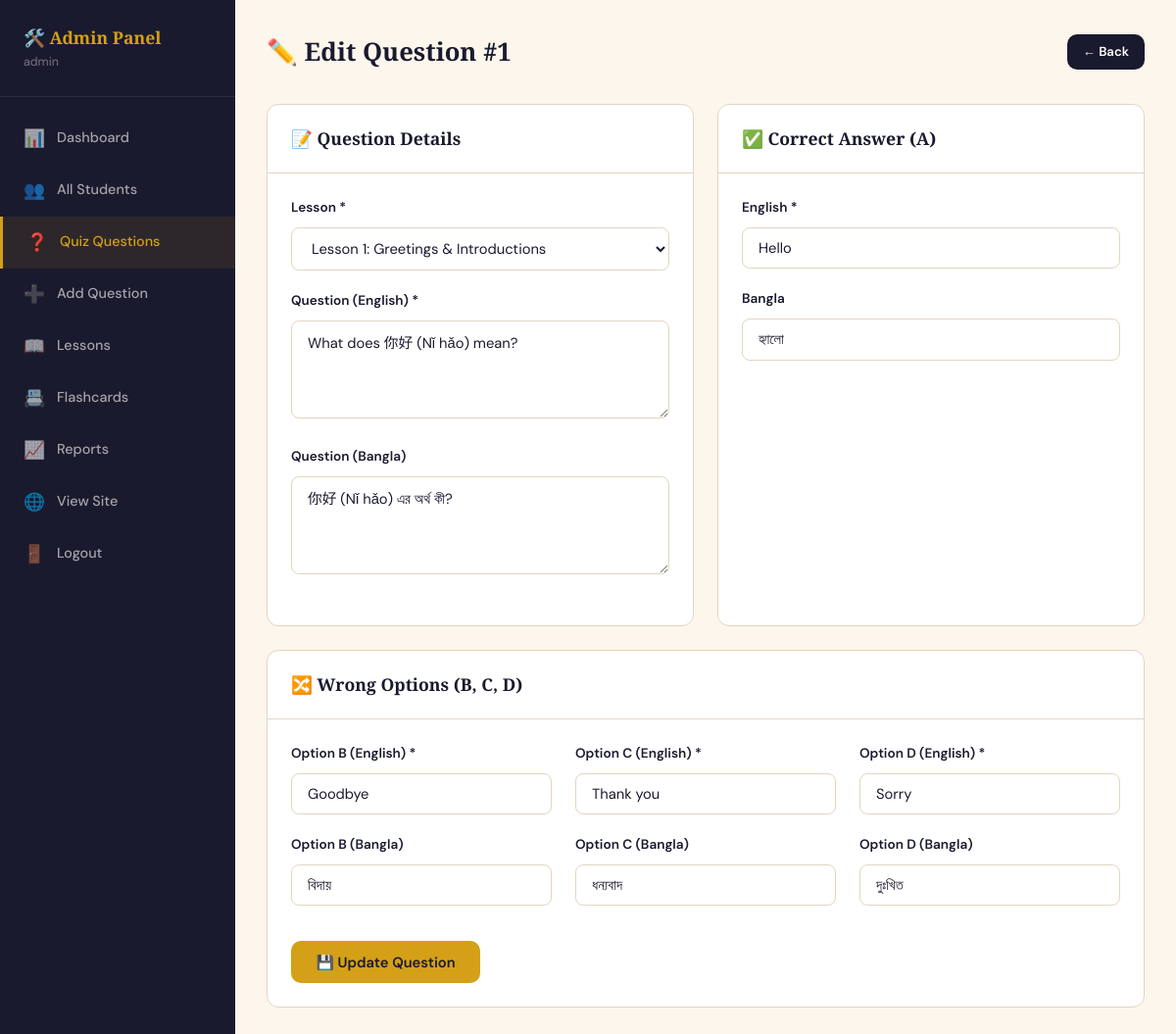
The page /edit_question.php?id=1 (signed in) on the database its author committed.
### tables this page shows
CREATE TABLE quiz_questions (
    question_id INT AUTO_INCREMENT PRIMARY KEY,
    lesson_id INT NOT NULL,
    question_text_english TEXT NOT NULL,
    question_text_bangla TEXT,
    correct_answer_english VARCHAR(255) NOT NULL,
    correct_answer_bangla VARCHAR(255),
    option_b_english VARCHAR(255) NOT NULL,
    option_b_bangla VARCHAR(255),
    option_c_english VARCHAR(255) NOT NULL,
    option_c_bangla VARCHAR(255),
    option_d_english VARCHAR(255) NOT NULL,
    option_d_bangla VARCHAR(255),
    created_at TIMESTAMP DEFAULT CURRENT_TIMESTAMP,
    FOREIGN KEY (lesson_id) REFERENCES lessons(lesson_id) ON DELETE CASCADE
);

### db.php (called while the page is built, shortened)
<?php
function h($str) {
    return htmlspecialchars($str ?? '', ENT_QUOTES, 'UTF-8');
}
?>

### edit_question.php (the view, shortened to what this page needs)
<?php
require_once '../includes/db.php';
$id = (int)($_GET['id'] ?? 0);
$lessons = $pdo->query("SELECT * FROM lessons ORDER BY lesson_number")->fetchAll();
$stmt = $pdo->prepare("SELECT * FROM quiz_questions WHERE question_id=?");
$stmt->execute([$id]);
$q = $stmt->fetch();
?>
<!DOCTYPE html>
<html lang="en">
<head>
  <link rel="stylesheet" href="../css/style.css"/>
</head>
<body>
<div class="admin-layout">
<aside class="admin-sidebar">
  <div class="sidebar-brand"><h2>🛠️ Admin Panel</h2><p><?= h($_SESSION['admin_name']) ?></p></div>
  <ul class="sidebar-nav">
    <li><a href="index.php"><span class="nav-icon">📊</span> Dashboard</a></li>
    <li><a href="students.php"><span class="nav-icon">👥</span> All Students</a></li>
    <li><a href="questions.php" class="active"><span class="nav-icon">❓</span> Quiz Questions</a></li>
    <li><a href="add_question.php"><span class="nav-icon">➕</span> Add Question</a></li>
    <li><a href="lessons.php"><span class="nav-icon">📖</span> Lessons</a></li>
    <li><a href="flashcards.php"><span class="nav-icon">📇</span> Flashcards</a></li>
    <li><a href="reports.php"><span class="nav-icon">📈</span> Reports</a></li>
    <li><a href="../index.php"><span class="nav-icon">🌐</span> View Site</a></li>
    <li><a href="logout.php"><span class="nav-icon">🚪</span> Logout</a></li>
  </ul>
</aside>
<main class="admin-main">
  <div class="admin-topbar">
    <h1>✏️ Edit Question #<?= $id ?></h1>
    <a href="questions.php" class="btn btn-dark btn-sm">← Back</a>
  </div>
  <form method="POST">
    <div class="grid-2">
      <div class="card">
        <div class="card-header"><h3>📝 Question Details</h3></div>
        <div class="card-body">
          <div class="form-group">
            <label class="form-label">Lesson *</label>
            <select name="lesson_id" class="form-control" required>
              <?php foreach ($lessons as $l): ?>
              <option value="<?= $l['lesson_id'] ?>" <?= $q['lesson_id']==$l['lesson_id']?'selected':'' ?>>
                Lesson <?= $l['lesson_number'] ?>: <?= h($l['lesson_title']) ?>
              </option>
              <?php endforeach; ?>
            </select>
          </div>
          <div class="form-group">
            <label class="form-label">Question (English) *</label>
            <textarea name="question_en" class="form-control" required><?= h($q['question_text_english']) ?></textarea>
          </div>
          <div class="form-group">
            <label class="form-label">Question (Bangla)</label>
            <textarea name="question_bn" class="form-control"><?= h($q['question_text_bangla']) ?></textarea>
          </div>
        </div>
      </div>
      <div class="card">
        <div class="card-header"><h3>✅ Correct Answer (A)</h3></div>
        <div class="card-body">
          <div class="form-group">
            <label class="form-label">English *</label>
            <input type="text" name="answer_en" class="form-control" required value="<?= h($q['correct_answer_english']) ?>"/>
          </div>
          <div class="form-group">
            <label class="form-label">Bangla</label>
            <input type="text" name="answer_bn" class="form-control" value="<?= h($q['correct_answer_bangla']) ?>"/>
          </div>
        </div>
      </div>
    </div>
    <div class="card" style="margin-top:1.5rem">
      <div class="card-header"><h3>🔀 Wrong Options (B, C, D)</h3></div>
      <div class="card-body">
        <div class="grid-3">
          <?php foreach ([['b','option_b'],['c','option_c'],['d','option_d']] as [$letter,$col]): ?>
          <div>
            <div class="form-group">
              <label class="form-label">Option <?= strtoupper($letter) ?> (English) *</label>
              <input type="text" name="<?= $letter ?>_en" class="form-control" required value="<?= h($q["{$col}_english"]) ?>"/>
            </div>
            <div class="form-group">
              <label class="form-label">Option <?= strtoupper($letter) ?> (Bangla)</label>
              <input type="text" name="<?= $letter ?>_bn" class="form-control" value="<?= h($q["{$col}_bangla"]) ?>"/>
            </div>
          </div>
          <?php endforeach; ?>
        </div>
        <button type="submit" class="btn btn-gold" style="margin-top:1rem">💾 Update Question</button>
      </div>
    </div>
  </form>
</main>
</div>
</body>
</html>

### style.css (style rules this page uses)
:root { --ink: #1a1a2e; --ink-soft: #2d2d4e; --parchment: #fdf6ec; --paper: #f5ede0; --vermillion: #c0392b; --gold: #d4a017; --jade: #1a7a5e; --sky: #2980b9; --muted: #8a8a9a; --border: #e2d5c3; --white: #ffffff; --shadow: 0 4px 24px rgba(26,26,46,0.10); --shadow-lg: 0 8px 48px rgba(26,26,46,0.18); --radius: 12px; --radius-lg: 20px; --transition: all 0.28s cubic-bezier(0.4,0,0.2,1); }
*, *::before, *::after { box-sizing: border-box; margin: 0; padding: 0; }
html { scroll-behavior: smooth; }
body { font-family: 'DM Sans', sans-serif; background: var(--parchment); color: var(--ink); min-height: 100vh; line-height: 1.65; }
.btn { display: inline-flex; align-items: center; gap: 0.5rem; font-family: 'DM Sans', sans-serif; font-size: 0.92rem; font-weight: 600; padding: 0.7rem 1.6rem; border-radius: 10px; border: none; cursor: pointer; transition: var(--transition); text-decoration: none; }
.btn-gold { background: var(--gold); color: var(--ink); }
.btn-dark { background: var(--ink); color: white; }
.btn-sm { padding: 0.45rem 1rem; font-size: 0.82rem; }
.card { background: var(--white); border: 1px solid var(--border); border-radius: var(--radius); overflow: hidden; }
.card-header { padding: 1.25rem 1.5rem; border-bottom: 1px solid var(--border); display: flex; align-items: center; justify-content: space-between; gap: 1rem; }
.card-header h3 { font-family: 'Playfair Display', serif; font-size: 1.1rem; font-weight: 700; }
.card-body { padding: 1.5rem; }
.form-group { margin-bottom: 1.25rem; }
.form-label { display: block; font-size: 0.85rem; font-weight: 600; color: var(--ink); margin-bottom: 0.5rem; }
.form-control { width: 100%; padding: 0.65rem 1rem; border: 1.5px solid var(--border); border-radius: 8px; font-family: 'DM Sans', sans-serif; font-size: 0.92rem; color: var(--ink); background: var(--white); transition: var(--transition); outline: none; }
.form-control::placeholder { color: var(--muted); }
select.form-control { cursor: pointer; }
textarea.form-control { resize: vertical; min-height: 100px; }
.admin-sidebar { width: 240px; background: var(--ink); min-height: 100vh; padding: 1.5rem 0; flex-shrink: 0; }
.admin-sidebar .sidebar-brand { padding: 0 1.5rem 1.5rem; border-bottom: 1px solid rgba(255,255,255,0.08); margin-bottom: 1rem; }
.admin-sidebar .sidebar-brand h2 { font-family: 'Playfair Display', serif; color: var(--gold); font-size: 1.1rem; }
.admin-sidebar .sidebar-brand p { color: rgba(255,255,255,0.4); font-size: 0.78rem; }
.sidebar-nav { list-style: none; }
.sidebar-nav li a { display: flex; align-items: center; gap: 0.75rem; padding: 0.75rem 1.5rem; color: rgba(255,255,255,0.6); text-decoration: none; font-size: 0.9rem; font-weight: 500; transition: var(--transition); }
.sidebar-nav li a:hover, .sidebar-nav li a.active { color: var(--gold); background: rgba(212,160,23,0.1); border-left: 3px solid var(--gold); }
.sidebar-nav li a .nav-icon { font-size: 1.1rem; }
.admin-layout { display: flex; min-height: 100vh; }
.admin-main { flex: 1; padding: 2rem; background: var(--parchment); overflow-x: hidden; }
.admin-topbar { display: flex; align-items: center; justify-content: space-between; margin-bottom: 2rem; }
.admin-topbar h1 { font-family: 'Playfair Display', serif; font-size: 1.6rem; font-weight: 700; }
.grid-2 { display: grid; grid-template-columns: repeat(auto-fit, minmax(280px, 1fr)); gap: 1.5rem; }
.grid-3 { display: grid; grid-template-columns: repeat(auto-fit, minmax(220px, 1fr)); gap: 1.5rem; }

### rows shown on the page
quiz_questions: lesson_id "Lesson 1: Greetings & Introductions", question_en "What does 你好 (Nǐ hǎo) mean?", question_bn "你好 (Nǐ hǎo) এর অর্থ কী?", answer_en "Hello", answer_bn "হ্যালো", b_en "Goodbye", b_bn "বিদায়", c_en "Thank you", c_bn "ধন্যবাদ", d_en "Sorry", d_bn "দুঃখিত"

### other values the page prints
$_SESSION['admin_name'] "admin"
$id "1"
$letter "B"
$letter "C"
$letter "D"
